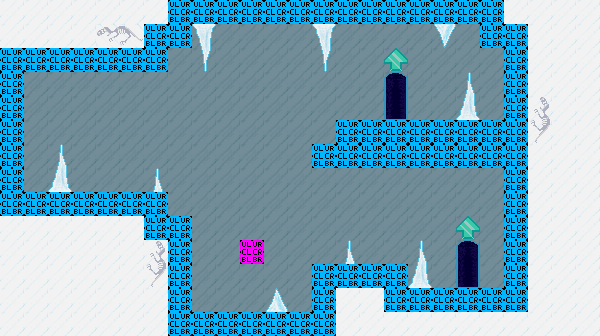

The image is a tile-based game level rendered from a .tmx file. Its description and source (layers, tilesets, objects; grid data summarised) follow:
An orthogonal 25x14 tile map with 24x24 px tiles, 4 tile layers (background, floor, details, collision), 2 tilesets and 17 objects (9x sprite, 3x material, 2x enemy, 2x door, liquid).

<map version="1.0" orientation="orthogonal" width="25" height="14" tilewidth="24" tileheight="24">
 <properties>
  <property name="respawn" value="frozencave-2" />
  <property name="soundtrack" value="winter2" />
  <property name="title" value="Frozen Cave 2" />
 </properties>
 <tileset firstgid="1" name="frozencave" tilewidth="24" tileheight="24">
  <image source="../images/tilesets/frozencave.png" width="192" height="240" />
 </tileset>
 <tileset firstgid="81" name="collisions" tilewidth="24" tileheight="24">
  <image source="../images/tilesets/collisions.png" width="632" height="512" />
 </tileset>
 <layer name="background" width="25" height="14">
  <data>[350 cells, 300 non-empty, 1 distinct tile ids]</data>
 </layer>
 <layer name="floor" width="25" height="14">
  <data>[350 cells, 192 non-empty, 13 distinct tile ids]</data>
 </layer>
 <layer name="details" width="25" height="14">
  <data>[350 cells, 20 non-empty, 10 distinct tile ids]</data>
 </layer>
 <layer name="collision" width="25" height="14">
  <data>[350 cells, 86 non-empty, 2 distinct tile ids]</data>
 </layer>
 <objectgroup name="nodes" width="25" height="14">
  <object type="liquid" x="192" y="288" width="120" height="24">
   <properties>
    <property name="drag" value="true" />
    <property name="opacity" value="0.7" />
    <property name="speed" value="0.2" />
    <property name="sprite" value="images/liquid/water2.png" />
   </properties>
  </object>
  <object type="sprite" x="336" y="48" width="24" height="24">
   <properties>
    <property name="animation" value="1-4,1|1-4,2|1,1" />
    <property name="height" value="24" />
    <property name="random" value="true" />
    <property name="sheet" value="images/sparkle.png" />
    <property name="speed" value="0.1" />
    <property name="width" value="24" />
    <property name="window" value="5" />
   </properties>
  </object>
  <object type="sprite" x="168" y="120" width="24" height="24">
   <properties>
    <property name="animation" value="1-4,1|1-4,2|1,1" />
    <property name="height" value="24" />
    <property name="random" value="true" />
    <property name="sheet" value="images/sparkle.png" />
    <property name="speed" value="0.1" />
    <property name="width" value="24" />
    <property name="window" value="5" />
   </properties>
  </object>
  <object type="sprite" x="240" y="72" width="24" height="24">
   <properties>
    <property name="animation" value="1-4,1|1-4,2|1,1" />
    <property name="height" value="24" />
    <property name="random" value="true" />
    <property name="sheet" value="images/sparkle.png" />
    <property name="speed" value="0.1" />
    <property name="width" value="24" />
    <property name="window" value="5" />
   </properties>
  </object>
  <object type="sprite" x="336" y="216" width="24" height="24">
   <properties>
    <property name="animation" value="1-4,1|1-4,2|1,1" />
    <property name="height" value="24" />
    <property name="random" value="true" />
    <property name="sheet" value="images/sparkle.png" />
    <property name="speed" value="0.1" />
    <property name="width" value="24" />
    <property name="window" value="5" />
   </properties>
  </object>
  <object type="sprite" x="204" y="180" width="24" height="24">
   <properties>
    <property name="animation" value="1-4,1|1-4,2|1,1" />
    <property name="height" value="24" />
    <property name="random" value="true" />
    <property name="sheet" value="images/sparkle.png" />
    <property name="speed" value="0.1" />
    <property name="width" value="24" />
    <property name="window" value="5" />
   </properties>
  </object>
  <object type="sprite" x="408" y="192" width="24" height="24">
   <properties>
    <property name="animation" value="1-4,1|1-4,2|1,1" />
    <property name="height" value="24" />
    <property name="random" value="true" />
    <property name="sheet" value="images/sparkle.png" />
    <property name="speed" value="0.1" />
    <property name="width" value="24" />
    <property name="window" value="5" />
   </properties>
  </object>
  <object type="sprite" x="444" y="84" width="24" height="24">
   <properties>
    <property name="animation" value="1-4,1|1-4,2|1,1" />
    <property name="height" value="24" />
    <property name="random" value="true" />
    <property name="sheet" value="images/sparkle.png" />
    <property name="speed" value="0.1" />
    <property name="width" value="24" />
    <property name="window" value="5" />
   </properties>
  </object>
  <object type="sprite" x="480" y="192" width="24" height="24">
   <properties>
    <property name="animation" value="1-4,1|1-4,2|1,1" />
    <property name="height" value="24" />
    <property name="random" value="true" />
    <property name="sheet" value="images/sparkle.png" />
    <property name="speed" value="0.1" />
    <property name="width" value="24" />
    <property name="window" value="5" />
   </properties>
  </object>
  <object type="enemy" x="168" y="48" width="24" height="24">
   <properties>
    <property name="enemytype" value="bat" />
    <property name="sheet" value="icebat" />
   </properties>
  </object>
  <object name="main" type="door" x="384" y="72" width="24" height="48">
   <properties>
    <property name="level" value="frozencave" />
    <property name="sound" value="false" />
    <property name="to" value="next" />
   </properties>
  </object>
  <object name="next" type="door" x="456" y="240" width="24" height="48">
   <properties>
    <property name="level" value="frozencave-3" />
    <property name="sound" value="false" />
    <property name="to" value="main" />
   </properties>
  </object>
  <object type="sprite" x="72" y="120" width="24" height="24">
   <properties>
    <property name="animation" value="1-4,1|1-4,2|1,1" />
    <property name="height" value="24" />
    <property name="random" value="true" />
    <property name="sheet" value="images/sparkle.png" />
    <property name="speed" value="0.1" />
    <property name="width" value="24" />
    <property name="window" value="5" />
   </properties>
  </object>
  <object type="enemy" x="48" y="144" width="48" height="48">
   <properties>
    <property name="enemytype" value="snowman" />
   </properties>
  </object>
  <object name="bone" type="material" x="336" y="96" width="24" height="24" />
  <object name="bone" type="material" x="312" y="240" width="24" height="24" />
  <object name="crystal" type="material" x="144" y="168" width="24" height="24" />
 </objectgroup>
</map>
